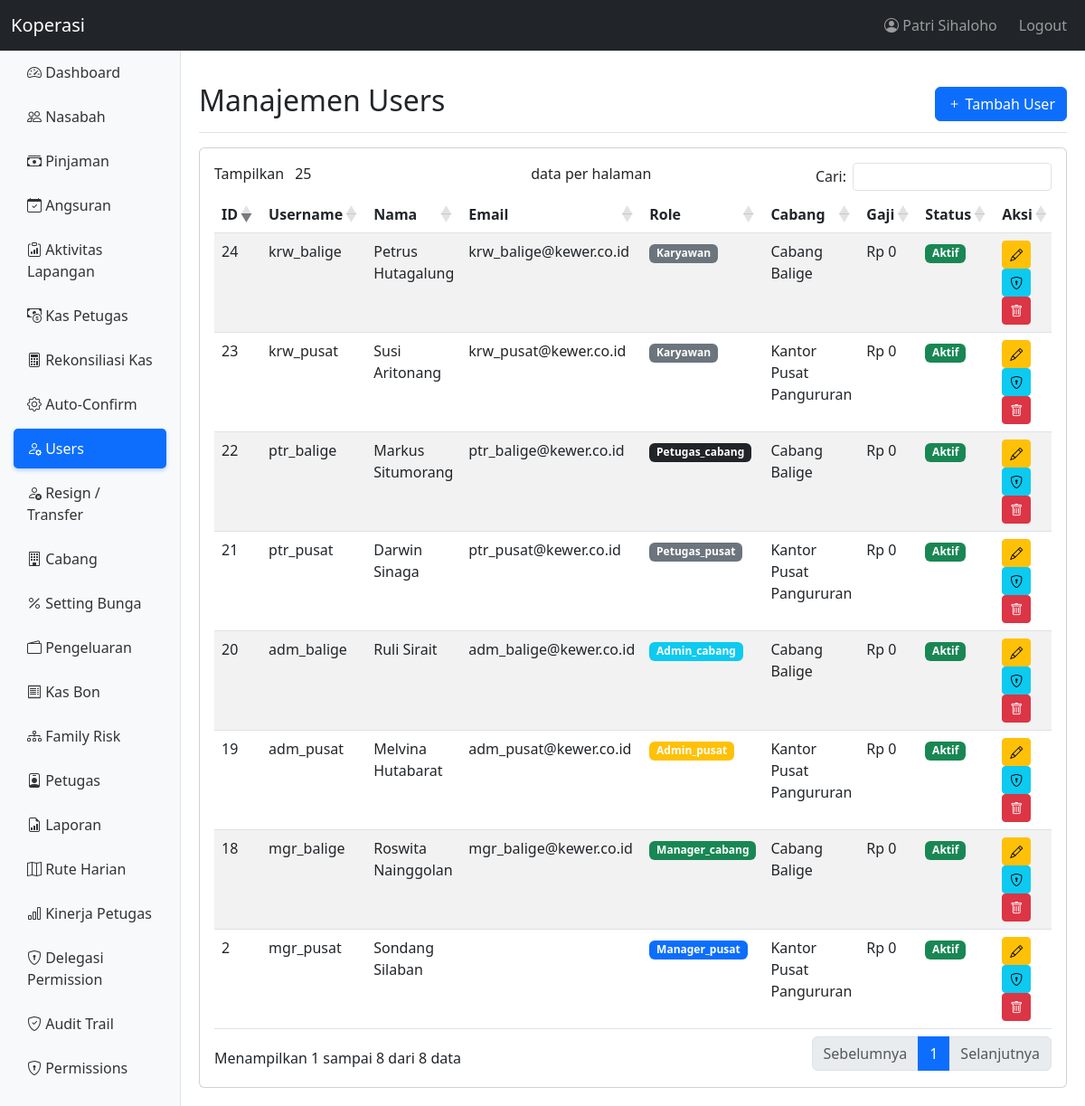
The page /pages/users/index.php (signed in) on the database its author committed.
### tables this page shows
CREATE TABLE `users` (
  `id` int(11) NOT NULL AUTO_INCREMENT,
  `username` varchar(50) NOT NULL,
  `password` varchar(255) NOT NULL,
  `nama` varchar(100) NOT NULL,
  `ktp` varchar(16) DEFAULT NULL COMMENT 'NIK KTP - identitas global via db_orang',
  `email` varchar(100) DEFAULT NULL,
  `telp` varchar(20) DEFAULT NULL,
  `role` varchar(50) NOT NULL DEFAULT 'teller',
  `owner_bos_id` int(10) unsigned DEFAULT NULL,
  `cabang_id` int(11) DEFAULT NULL,
  `derived_permissions` longtext DEFAULT NULL CHECK (json_valid(`derived_permissions`)),
  `status` enum('aktif','nonaktif') NOT NULL DEFAULT 'aktif',
  `created_at` timestamp NOT NULL DEFAULT current_timestamp(),
  `updated_at` timestamp NOT NULL DEFAULT current_timestamp() ON UPDATE current_timestamp(),
  `limit_kasbon` decimal(12,0) DEFAULT 0,
  `gaji` decimal(12,0) DEFAULT 0,
  `tanggal_lahir` date DEFAULT NULL,
  `tanggal_masuk` date DEFAULT NULL,
  `db_orang_person_id` int(11) DEFAULT NULL,
  `totp_secret` varchar(64) DEFAULT NULL,
  `totp_enabled` tinyint(1) DEFAULT 0,
  `totp_verified_at` timestamp NULL DEFAULT NULL,
  `phone_2fa` varchar(20) DEFAULT NULL,
  PRIMARY KEY (`id`),
  UNIQUE KEY `username` (`username`),
  KEY `idx_owner_bos_id` (`owner_bos_id`),
  KEY `idx_db_orang_person` (`db_orang_person_id`),
  KEY `idx_users_ktp` (`ktp`),
  KEY `idx_users_cabang` (`cabang_id`),
  KEY `idx_users_owner_bos` (`owner_bos_id`),
  KEY `idx_users_role_status` (`role`,`status`),
  KEY `idx_users_id` (`id`),
  CONSTRAINT `fk_users_cabang` FOREIGN KEY (`cabang_id`) REFERENCES `cabang` (`id`) ON DELETE SET NULL ON UPDATE CASCADE,
  CONSTRAINT `fk_users_db_orang_person` FOREIGN KEY (`db_orang_person_id`) REFERENCES `db_orang`.`people` (`id`) ON DELETE SET NULL ON UPDATE CASCADE
);

CREATE TABLE `cabang` (
  `id` int(11) NOT NULL AUTO_INCREMENT,
  `cooperative_id` int(10) unsigned DEFAULT NULL,
  `kode_cabang` varchar(10) NOT NULL,
  `nama_cabang` varchar(100) NOT NULL,
  `alamat` text DEFAULT NULL,
  `telp` varchar(20) DEFAULT NULL,
  `email` varchar(100) DEFAULT NULL,
  `kota` varchar(50) DEFAULT NULL,
  `provinsi` varchar(50) DEFAULT NULL,
  `kode_pos` varchar(10) DEFAULT NULL,
  `province_id` int(10) unsigned DEFAULT NULL,
  `regency_id` int(10) unsigned DEFAULT NULL,
  `district_id` int(10) unsigned DEFAULT NULL,
  `village_id` int(10) unsigned DEFAULT NULL,
  `db_orang_person_id` int(11) DEFAULT NULL COMMENT 'person record for branch address',
  `status` enum('aktif','nonaktif') NOT NULL DEFAULT 'aktif',
  `is_headquarters` tinyint(1) DEFAULT 0,
  `headquarters_id` int(10) unsigned DEFAULT NULL,
  `owner_bos_id` int(10) unsigned DEFAULT NULL,
  `created_by_user_id` int(10) unsigned DEFAULT NULL,
  `created_at` timestamp NOT NULL DEFAULT current_timestamp(),
  `updated_at` timestamp NOT NULL DEFAULT current_timestamp() ON UPDATE current_timestamp(),
  `latitude` decimal(10,8) DEFAULT NULL COMMENT 'GPS latitude for geofencing',
  `longitude` decimal(11,8) DEFAULT NULL COMMENT 'GPS longitude for geofencing',
  `geofence_radius` int(11) DEFAULT 5000 COMMENT 'Geofence radius in meters (default 5km)',
  PRIMARY KEY (`id`),
  UNIQUE KEY `kode_cabang` (`kode_cabang`),
  KEY `idx_owner_bos_id` (`owner_bos_id`),
  KEY `idx_created_by_user_id` (`created_by_user_id`),
  KEY `idx_cooperative_id` (`cooperative_id`),
  KEY `idx_headquarters_id` (`headquarters_id`),
  KEY `idx_db_orang_person` (`db_orang_person_id`),
  KEY `idx_cabang_owner_bos` (`owner_bos_id`),
  KEY `idx_cabang_id` (`id`),
  KEY `idx_cabang_gps` (`latitude`,`longitude`),
  CONSTRAINT `fk_cabang_db_orang_person` FOREIGN KEY (`db_orang_person_id`) REFERENCES `db_orang`.`people` (`id`) ON DELETE SET NULL ON UPDATE CASCADE
);

### pages/users/index.php (the view, shortened to what the rows shown need)
<?php
require_once __DIR__ . '/../../config/path.php';
require_once BASE_PATH . '/includes/functions.php';
$currentUser = getCurrentUser();
$role = $currentUser['role'];
$user_cabang_id = $currentUser['cabang_id'] ?? null;
if ($role === 'appOwner') {
    $users = query("SELECT u.*, c.nama_cabang FROM users u LEFT JOIN cabang c ON u.cabang_id = c.id WHERE u.role != 'appOwner' ORDER BY u.created_at DESC");
} elseif ($role === 'bos') {
    $owned_cabangs = getBosOwnedCabangIds();
    if (!empty($owned_cabangs)) {
        $placeholders = implode(',', array_fill(0, count($owned_cabangs), '?'));
        $users = query("SELECT u.*, c.nama_cabang FROM users u LEFT JOIN cabang c ON u.cabang_id = c.id WHERE u.cabang_id IN ($placeholders) AND u.role != 'appOwner' AND u.role != 'bos' ORDER BY u.created_at DESC", $owned_cabangs);
    } else {
        $users = [];
    }
} elseif (in_array($role, ['manager_pusat', 'admin_pusat'])) {
    $users = query("SELECT u.*, c.nama_cabang FROM users u LEFT JOIN cabang c ON u.cabang_id = c.id WHERE u.role != 'appOwner' ORDER BY u.created_at DESC");
} else {
    if ($user_cabang_id) {
        $users = query("SELECT u.*, c.nama_cabang FROM users u LEFT JOIN cabang c ON u.cabang_id = c.id WHERE u.cabang_id = ? AND u.role != 'appOwner' ORDER BY u.created_at DESC", [$user_cabang_id]);
    } else {
        $users = [];
    }
}
?>
<!DOCTYPE html>
<html lang="id">
<head>
    <link href="https://cdn.jsdelivr.net/npm/bootstrap@5.3.0/dist/css/bootstrap.min.css" rel="stylesheet">
    <link rel="stylesheet" href="https://cdn.jsdelivr.net/npm/bootstrap-icons@1.10.0/font/bootstrap-icons.css">
    <link rel="stylesheet" href="https://cdn.datatables.net/1.13.6/css/dataTables.bootstrap5.min.css">
    <link rel="stylesheet" href="https://cdn.jsdelivr.net/npm/select2@4.1.0-rc.0/dist/css/select2.min.css">
    <link rel="stylesheet" href="https://cdn.jsdelivr.net/npm/select2-bootstrap-5-theme@1.3.0/dist/select2-bootstrap-5-theme.min.css">
    <link rel="stylesheet" href="https://cdn.jsdelivr.net/npm/flatpickr@4.6.13/dist/flatpickr.min.css">
    <link rel="stylesheet" href="https://cdn.jsdelivr.net/npm/flatpickr@4.6.13/dist/themes/light.css">
</head>
<body>
    <div class="main-container">
        <?php require_once BASE_PATH . '/includes/sidebar.php'; ?>
        <main class="content-area">
                <div class="d-flex justify-content-between flex-wrap flex-md-nowrap align-items-center pt-3 pb-2 mb-3 border-bottom">
                    <h1 class="h2">Manajemen Users</h1>
                </div>
                <div class="card">
                    <div class="card-body">
                        <div class="table-responsive">
                            <table class="table table-striped table-hover" id="usersTable">
                                <thead>
                                    <tr>
                                        <th>ID</th>
                                        <th>Username</th>
                                        <th>Nama</th>
                                        <th>Email</th>
                                        <th>Role</th>
                                        <th>Cabang</th>
                                        <th>Gaji</th>
                                        <th>Status</th>
                                        <th>Aksi</th>
                                    </tr>
                                </thead>
                                <tbody>
                                    <?php foreach ($users as $u): ?>
                                    <tr>
                                        <td><?= $u['id'] ?></td>
                                        <td><?= $u['username'] ?></td>
                                        <td><?= $u['nama'] ?></td>
                                        <td><?= $u['email'] ?? '-' ?></td>
                                        <td>
                                            <?php
                                            $roleColors = [
                                                'bos' => 'danger',
                                                'manager_pusat' => 'primary',
                                                'manager_cabang' => 'success',
                                                'admin_pusat' => 'warning',
                                                'admin_cabang' => 'info',
                                                'petugas_pusat' => 'secondary',
                                                'petugas_cabang' => 'dark',
                                                'teller' => 'light text-dark'
                                            ];
                                            ?>
                                            <span class="badge bg-<?= $roleColors[$u['role']] ?? 'secondary' ?>">
                                                <?= ucfirst($u['role']) ?>
                                            </span>
                                        </td>
                                        <td><?= $u['nama_cabang'] ?? '-' ?></td>
                                        <td><?= formatRupiah($u['gaji'] ?? 0) ?></td>
                                        <td>
                                            <?php if ($u['status'] == 'aktif'): ?>
                                                <span class="badge bg-success">Aktif</span>
                                            <?php else: ?>
                                                <span class="badge bg-danger">Nonaktif</span>
                                            <?php endif; ?>
                                        </td>
                                        <td>
                                            <a href="edit.php?id=<?= $u['id'] ?>" class="btn btn-sm btn-warning">
                                                <i class="bi bi-pencil"></i>
                                            </a>
                                            <?php if (hasPermission('assign_permissions') && canManageRole($u['role'])): ?>
                                            <a href="permissions/index.php?user_id=<?= $u['id'] ?>" class="btn btn-sm btn-info">
                                                <i class="bi bi-shield-lock"></i>
                                            </a>
                                            <?php endif; ?>
                                            <?php if ($u['id'] != getCurrentUser()['id']): ?>
                                            <a href="hapus.php?id=<?= $u['id'] ?>" class="btn btn-sm btn-danger" onclick="return confirm('Hapus user ini?')">
                                                <i class="bi bi-trash"></i>
                                            </a>
                                            <?php endif; ?>
                                        </td>
                                    </tr>
                                    <?php endforeach; ?>
                                </tbody>
                            </table>
                        </div>
                    </div>
                </div>
            </main>
        </div>
</body>
</html>

### includes/sidebar.php (shortened to what the rows shown need)
<?php
$user = getCurrentUser();
?>
<nav class="navbar navbar-expand-lg navbar-dark bg-dark">
    <div class="container-fluid">
        <div class="navbar-nav ms-auto">
            <span class="navbar-text me-3">
                <i class="bi bi-person-circle"></i> <?php echo htmlspecialchars($user['nama']); ?>
            </span>
            <a class="nav-link" href="<?php echo baseUrl('logout.php'); ?>">Logout</a>
        </div>
    </div>
</nav>

### rows shown on the page
users: nama "Patri Sihaloho"
users: id "18", username "mgr_balige", nama "Roswita Nainggolan", email "mgr_balige@kewer.co.id", role "Manager_cabang", cabang.nama_cabang "Cabang Balige", gaji "Rp 0", status "Aktif"
users: id "19", username "adm_pusat", nama "Melvina Hutabarat", email "adm_pusat@kewer.co.id", role "Admin_pusat", cabang.nama_cabang "Kantor Pusat Pangururan", gaji "Rp 0", status "Aktif"
users: id "20", username "adm_balige", nama "Ruli Sirait", email "adm_balige@kewer.co.id", role "Admin_cabang", cabang.nama_cabang "Cabang Balige", gaji "Rp 0", status "Aktif"
users: id "21", username "ptr_pusat", nama "Darwin Sinaga", email "ptr_pusat@kewer.co.id", role "Petugas_pusat", cabang.nama_cabang "Kantor Pusat Pangururan", gaji "Rp 0", status "Aktif"
users: id "22", username "ptr_balige", nama "Markus Situmorang", email "ptr_balige@kewer.co.id", role "Petugas_cabang", cabang.nama_cabang "Cabang Balige", gaji "Rp 0", status "Aktif"
users: id "23", username "krw_pusat", nama "Susi Aritonang", email "krw_pusat@kewer.co.id", role "Karyawan", cabang.nama_cabang "Kantor Pusat Pangururan", gaji "Rp 0", status "Aktif"
users: id "24", username "krw_balige", nama "Petrus Hutagalung", email "krw_balige@kewer.co.id", role "Karyawan", cabang.nama_cabang "Cabang Balige", gaji "Rp 0", status "Aktif"
users: id "2", username "mgr_pusat", nama "Sondang Silaban", role "Manager_pusat", cabang.nama_cabang "Kantor Pusat Pangururan", gaji "Rp 0", status "Aktif"

### other values the page prints
APP_NAME "Koperasi"
